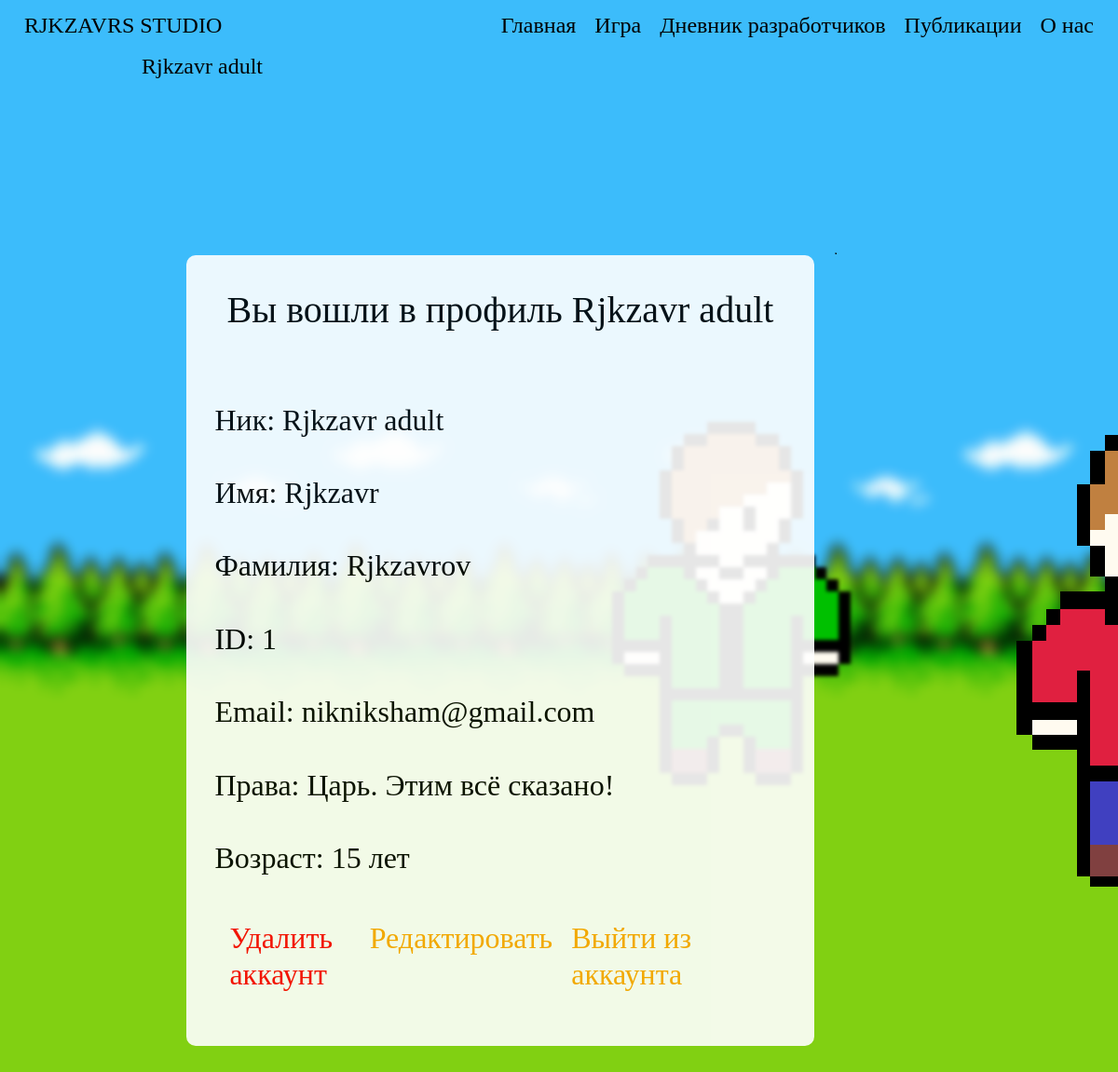
The app's page /account/ (signed in) with its own data.
### data/users.py (models this page shows, shortened)
class User(SqlAlchemyBase, UserMixin, SerializerMixin):
    __tablename__ = 'user'
    id = sqlalchemy.Column(sqlalchemy.Integer, primary_key=True, autoincrement=True)
    surname = sqlalchemy.Column(sqlalchemy.String, nullable=True)
    name = sqlalchemy.Column(sqlalchemy.String, nullable=True)
    age = sqlalchemy.Column(sqlalchemy.Integer, nullable=True)
    nickname = sqlalchemy.Column(sqlalchemy.String, nullable=True)
    email = sqlalchemy.Column(sqlalchemy.String, index=True, unique=True, nullable=True)
    hashed_password = sqlalchemy.Column(sqlalchemy.String, nullable=True)
    created_date = sqlalchemy.Column(sqlalchemy.DateTime)
    status = sqlalchemy.Column(sqlalchemy.Integer, nullable=True, default=0)
    background_image_id = sqlalchemy.Column(sqlalchemy.Integer, nullable=True, default=0)
    publications = orm.relation('Publications')
    developers_diary = orm.relation('DevelopersDiary')
    comments = orm.relation('Comments')

### run.py (the view)
@app.route('/account/')
def account():
    if current_user.is_authenticated:
        return render_template("account.html", title=f'Аккаунт {current_user.nickname}',
                               style=url_for('static', filename='css/style.css'), user=current_user,
                               bgimg=get_image_profile(current_user))
    return redirect('/')

### data/db_session.py (called while the page is built)
def create_session() -> Session:
    global __factory
    return __factory()

### run.py (called while the page is built)
def get_image_profile(user):
    bg_img = 1
    if user.is_authenticated:
        bg_img = user.background_image_id + 1
    return url_for('static', filename=f'img/background_img_{bg_img}.png')

@login_manager.user_loader
def load_user(user_id):
    session = db_session.create_session()
    return session.query(User).get(user_id)

### templates/account.html
{% extends "base.html" %}
{% block content %}
<div class="title">
    <h1 class="title-text">Вы вошли в профиль {{user.nickname}}</h1>
</div>
<div>
    <h2 class="wide-text">Ник: {{user.nickname}}</h2>
    <h2 class="wide-text">Имя: {{user.name}}</h2>
    <h2 class="wide-text">Фамилия: {{user.surname}}</h2>
    <h2 class="wide-text">ID: {{user.id}}</h2>
    <h2 class="wide-text">Email: {{user.email}}</h2>
    {% if user.status == 0%}
    <h2 class="wide-text">Права: Пользователь</h2>
    {% elif user.status == 1%}
    <h2 class="wide-text">Права: разработчик</h2>
    {% elif user.status > 9%}
    <h2 class="wide-text">Права: Царь. Этим всё сказано!</h2>
    {% elif user.status > 1%}
    <h2 class="wide-text">Права: Админ.</h2>
    {% else %}
    <h2 class="wide-text">Права: Ты кто такой? Ты как сюда попал?</h2>
    {% endif %}
    <h2 class="wide-text">Возраст: {{user.age}} лет</h2>
</div>
<div class="navbar">
    <div class="left-down-bar">
        <a href="/delete_account/"><h2 class="red-wide-text">Удалить аккаунт</h2></a>
    </div>
    <div class="right-down-bar">
        <a href="/logout/"><h2 class="orange-wide-text">Выйти из аккаунта</h2></a>
        <a href="/edit_account/"><h2 class="orange-wide-text">Редактировать</h2></a>
    </div>
</div>
{% endblock %}

### templates/base.html (shortened to what this page needs)
<!doctype html>
<html lang="ru">
<head>
    <link rel="stylesheet"
          href="https://stackpath.bootstrapcdn.com/bootstrap/4.4.1/css/bootstrap.min.css"
>
    <link rel="stylesheet" href={{style}}>
</head>
<body>
<header class="navbar navbar-light">
    <div class="left-head">
        <a href="/about/"><h4 class="asd">RJKZAVRS STUDIO</h4></a>
    </div>
    <div class="center-head">
        <div>
            <a href="/" class="header-a"><h4 class="asd">Главная</h4></a>
            <a href="/" class="header-a"><h4 class="asd">Игра</h4></a>
            <a href="/DevelopersDiary" class="header-a"><h4 class="asd">Дневник разработчиков</h4></a>
            <a href="/Publications/" class="header-a"><h4 class="asd">Публикации</h4></a>
            <a href="/about/" class="header-a"><h4 class="asd">О нас</h4></a>
        </div>
    </div>
    <div class="right-head">
        {% if current_user.is_authenticated %}
        <a class="navbar-brand" href="/account"><h4 class="asd">{{ current_user.nickname }}</h4></a>
        {% else %}
        <a href="/login"><h4 class="asd">Войти</h4></a>
        <a href="/register"><h4 class="asd">Зарегестрироваться</h4></a>
        {% endif %}
    </div>
</header>
<main role="main">
    <div class="main-block">
        <div class="center-column">
            <div class="center-column-block">
                {% block content %}{% endblock %}
            </div>
        </div>
    </div>
</main>
</body>
</html>

### static/css/style.css (style rules this page uses)
header { margin-bottom: 170px; }
main { align: center; width: 100%; }
.header-a { float: left; }
a { text-decoration: none; }
div.main-block { width: 85%; display: flex; margin-left: 15%; align: center; margin-bottom: 70px; }
.asd { font-family: 'Comfortaa', cursive; font-weight: 100; font-style: inherit; color: #000; position: relative; padding: 5px 5px; margin: 0 5px; }
.title-text { font-family: 'Comfortaa', cursive; font-weight: 100; font-style: inherit; color: #000; position: relative; padding: 5px 5px; margin: 0 5px; }
.wide-text { font-family: 'Comfortaa', cursive; font-weight: 100; font-style: inherit; color: #000; position: relative; padding: 20px 5px; margin: 0 5px; }
.red-wide-text { font-family: 'Comfortaa', cursive; font-weight: 100; font-style: inherit; color: red; position: relative; padding: 20px 5px; margin: 0 5px; }
.orange-wide-text { font-family: 'Comfortaa', cursive; font-weight: 100; font-style: inherit; color: orange; position: relative; padding: 20px 5px; margin: 0 5px; }
div.left-head { width: 25%; }
div.center-head { display: flex; align: center; }
div.right-head { width: 25%; display: -webkit-flex; -webkit-flex-direction: row-reverse; display: flex; flex-direction: row-reverse; }
div.left-down-bar { width: 25%; display: flex; }
div.right-down-bar { width: 75%; display: -webkit-flex; -webkit-flex-direction: row-reverse; display: flex; flex-direction: row-reverse; }
div.center-column { border-radius: 10px; opacity: 1; background: #fff; align: left; width: 66%; margin-left: 2%; margin-right: 20px; opacity: 0.9; }
div.center-column-block { padding: 30px 20px; }
div.title { display: block; text-align: center; margin-bottom: 50px; }

### records on screen
User: nickname "Rjkzavr adult", name "Rjkzavr", surname "Rjkzavrov", id "1", email "nikniksham@gmail.com", age "15"
